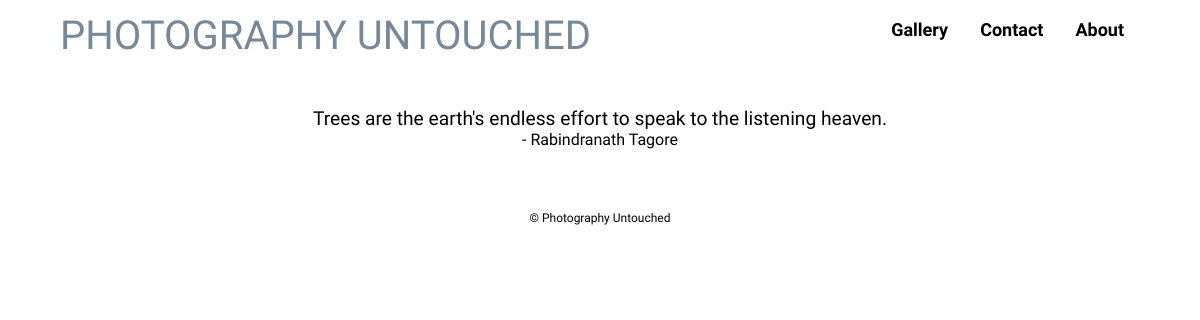
The app's page /trees/, older data.
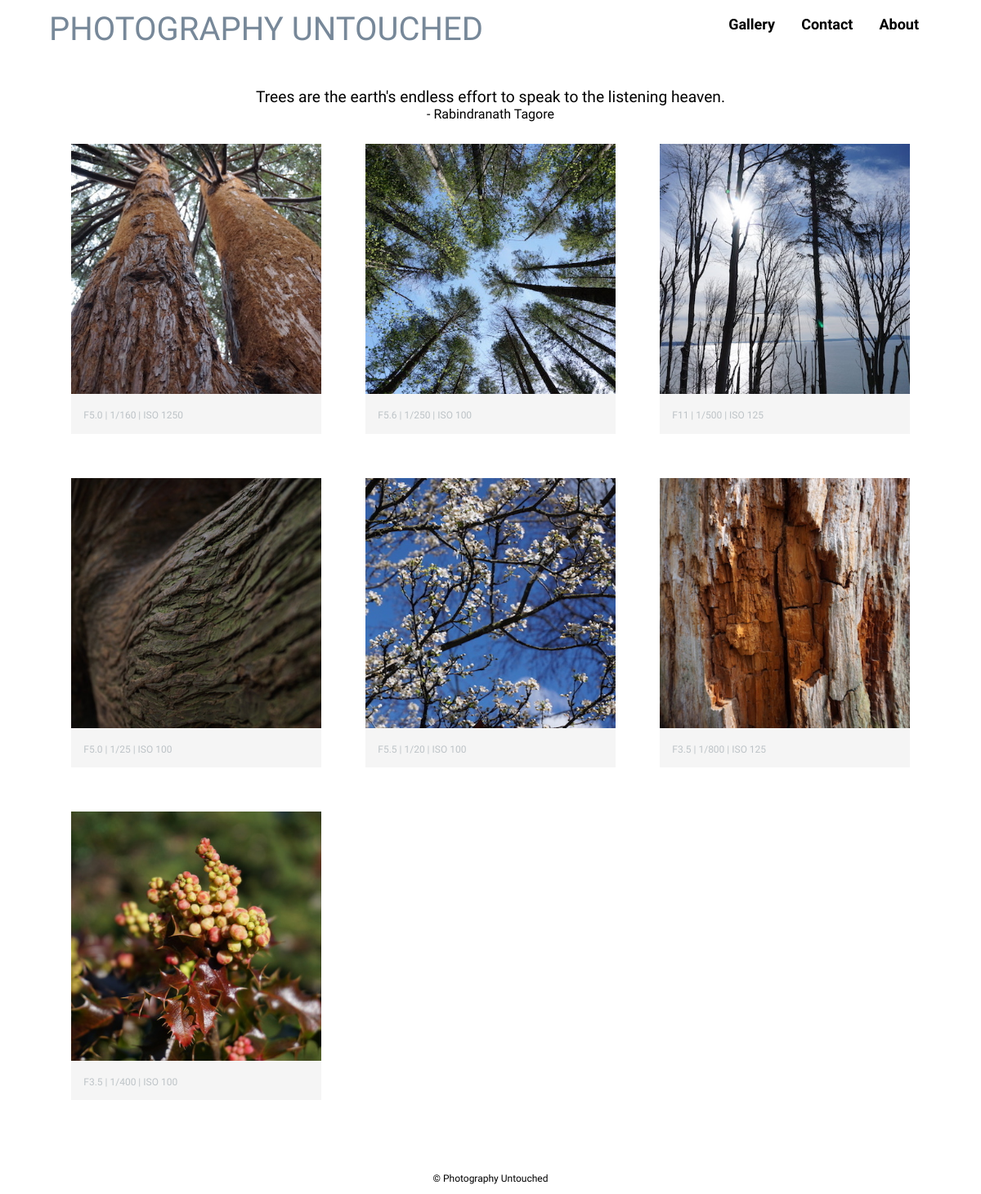
The same page, newer data.
### photos/models.py (models this page shows, shortened)
class Photo(models.Model):
    title = models.CharField(max_length=200)
    width = models.IntegerField(default=400)
    height = models.IntegerField(default=400)
    image = models.ImageField(null=False, blank=False, width_field="width", height_field="height")
    description = models.CharField(max_length=400, default='F-stop | Shutter Speed | ISO')
    category = models.CharField(max_length=1, default='', blank=False, choices=categories)
    location = models.CharField(max_length=200, default='')
    city = models.CharField(max_length=200, default='')
    timestamp = models.DateTimeField(auto_now_add=True, auto_now=False)
    class Meta:
        ordering = ["timestamp"]

### photos/views.py (the view)
# urls.py: url(r'^trees/', trees, name='trees'),
def trees(request):
    queryset = Photo.objects.filter(category='N')
    context = {
        "photos": queryset,
    }
    return render(request, "trees.html", context)

### photography_untouched/templates/trees.html (shortened to what this page needs)
{% extends "base.html" %}
{% block content %}
      <header>
        <a href="{% url 'index' %}" id="logo">
          <h1 class = "title">PHOTOGRAPHY UNTOUCHED</h1>
        </a>
        <nav>
          <ul>
            <li><a href="{% url 'about' %}">About</a></li>
            <li><a href="{% url 'contact' %}">Contact</a></li>
            <li class="dropdown"><a href="{% url 'gallery' %}" class="dropbtn">Gallery</a>
            </li>
          </ul>
        </nav>
      </header>
      <div class="container">
          <q class="quote">Trees are the earth's endless effort to speak to the listening heaven.</q><br><p class ="quoter">- Rabindranath Tagore</p>
          <ul id="gallery">
            {% for photo in photos %}
            {% if photo.image %}
            <li><img src='{{ photo.image.url }}'>
            <p>{{ photo.description }}</p></li>
            {% endif %}
            {% endfor %}
          </ul>
      </div>
{% endblock %}

Row changes from the older to the newer data that the page shows:
now on this page (row edited): Photo: image (picture), description "F5.0 | 1/160 | ISO 1250"
now on this page (row edited): Photo: image (picture), description "F5.6 | 1/250 | ISO 100"
now on this page (row edited): Photo: image (picture), description "F11 | 1/500 | ISO 125"
now on this page (row edited): Photo: image (picture), description "F5.0 | 1/25 | ISO 100"
now on this page (row edited): Photo: image (picture), description "F5.5 | 1/20 | ISO 100"
now on this page (row edited): Photo: image (picture), description "F3.5 | 1/800 | ISO 125"
added Photo: image (picture), description "F3.5 | 1/400 | ISO 100"
